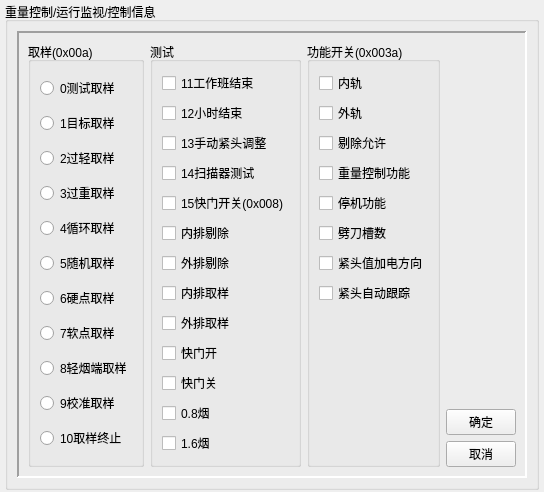
          <widget class="QWidget" name="page_5">
           <layout class="QVBoxLayout" name="verticalLayout_96">
            <property name="spacing">
             <number>6</number>
            </property>
            <property name="leftMargin">
             <number>5</number>
            </property>
            <property name="topMargin">
             <number>2</number>
            </property>
            <property name="rightMargin">
             <number>5</number>
            </property>
            <property name="bottomMargin">
             <number>2</number>
            </property>
            <item>
             <widget class="QGroupBox" name="groupBox_48">
              <property name="title">
               <string>重量控制/运行监视/控制信息</string>
              </property>
              <layout class="QVBoxLayout" name="verticalLayout_97">
               <item>
                <widget class="QFrame" name="frame_47">
                 <property name="frameShape">
                  <enum>QFrame::Panel</enum>
                 </property>
                 <property name="frameShadow">
                  <enum>QFrame::Sunken</enum>
                 </property>
                 <property name="lineWidth">
                  <number>2</number>
                 </property>
                 <layout class="QHBoxLayout" name="horizontalLayout_69">
                  <item>
                   <widget class="QGroupBox" name="groupBox_49">
                    <property name="title">
                     <string>取样(0x00a)</string>
                    </property>
                    <layout class="QVBoxLayout" name="verticalLayout_98">
                     <item>
                      <widget class="QRadioButton" name="radioButton">
                       <property name="focusPolicy">
                        <enum>Qt::NoFocus</enum>
                       </property>
                       <property name="text">
                        <string>0测试取样</string>
                       </property>
                      </widget>
                     </item>
                     <item>
                      <widget class="QRadioButton" name="radioButton_2">
                       <property name="focusPolicy">
                        <enum>Qt::NoFocus</enum>
                       </property>
                       <property name="text">
                        <string>1目标取样</string>
                       </property>
                      </widget>
                     </item>
                     <item>
                      <widget class="QRadioButton" name="radioButton_3">
                       <property name="focusPolicy">
                        <enum>Qt::NoFocus</enum>
                       </property>
                       <property name="text">
                        <string>2过轻取样</string>
                       </property>
                      </widget>
                     </item>
                     <item>
                      <widget class="QRadioButton" name="radioButton_4">
                       <property name="focusPolicy">
                        <enum>Qt::NoFocus</enum>
                       </property>
                       <property name="text">
                        <string>3过重取样</string>
                       </property>
                      </widget>
                     </item>
                     <item>
                      <widget class="QRadioButton" name="radioButton_5">
                       <property name="focusPolicy">
                        <enum>Qt::NoFocus</enum>
                       </property>
                       <property name="text">
                        <string>4循环取样</string>
                       </property>
                      </widget>
                     </item>
                     <item>
                      <widget class="QRadioButton" name="radioButton_6">
                       <property name="focusPolicy">
                        <enum>Qt::NoFocus</enum>
                       </property>
                       <property name="text">
                        <string>5随机取样</string>
                       </property>
                      </widget>
                     </item>
                     <item>
                      <widget class="QRadioButton" name="radioButton_7">
                       <property name="focusPolicy">
                        <enum>Qt::NoFocus</enum>
                       </property>
                       <property name="text">
                        <string>6硬点取样</string>
                       </property>
                      </widget>
                     </item>
                     <item>
                      <widget class="QRadioButton" name="radioButton_8">
                       <property name="focusPolicy">
                        <enum>Qt::NoFocus</enum>
                       </property>
                       <property name="text">
                        <string>7软点取样</string>
                       </property>
                      </widget>
                     </item>
                     <item>
                      <widget class="QRadioButton" name="radioButton_9">
                       <property name="focusPolicy">
                        <enum>Qt::NoFocus</enum>
                       </property>
                       <property name="text">
                        <string>8轻烟端取样</string>
                       </property>
                      </widget>
                     </item>
                     <item>
                      <widget class="QRadioButton" name="radioButton_10">
                       <property name="focusPolicy">
                        <enum>Qt::NoFocus</enum>
                       </property>
                       <property name="text">
                        <string>9校准取样</string>
                       </property>
                      </widget>
                     </item>
                     <item>
                      <widget class="QRadioButton" name="radioButton_11">
                       <property name="focusPolicy">
                        <enum>Qt::NoFocus</enum>
                       </property>
                       <property name="text">
                        <string>10取样终止</string>
                       </property>
                      </widget>
                     </item>
                    </layout>
                   </widget>
                  </item>
                  <item>
                   <widget class="QGroupBox" name="groupBox_50">
                    <property name="title">
                     <string>测试</string>
                    </property>
                    <layout class="QVBoxLayout" name="verticalLayout_99">
                     <item>
                      <widget class="QCheckBox" name="checkBox_104">
                       <property name="focusPolicy">
                        <enum>Qt::NoFocus</enum>
                       </property>
                       <property name="text">
                        <string>11工作班结束</string>
                       </property>
                      </widget>
                     </item>
                     <item>
                      <widget class="QCheckBox" name="checkBox_105">
                       <property name="focusPolicy">
                        <enum>Qt::NoFocus</enum>
                       </property>
                       <property name="text">
                        <string>12小时结束</string>
                       </property>
                      </widget>
                     </item>
                     <item>
                      <widget class="QCheckBox" name="checkBox_106">
                       <property name="focusPolicy">
                        <enum>Qt::NoFocus</enum>
                       </property>
                       <property name="text">
                        <string>13手动紧头调整</string>
                       </property>
                      </widget>
                     </item>
                     <item>
                      <widget class="QCheckBox" name="checkBox_107">
                       <property name="focusPolicy">
                        <enum>Qt::NoFocus</enum>
                       </property>
                       <property name="text">
                        <string>14扫描器测试</string>
                       </property>
                      </widget>
                     </item>
                     <item>
                      <widget class="QCheckBox" name="checkBox_108">
                       <property name="focusPolicy">
                        <enum>Qt::NoFocus</enum>
                       </property>
                       <property name="text">
                        <string>15快门开关(0x008)</string>
                       </property>
                      </widget>
                     </item>
                     <item>
                      <widget class="QCheckBox" name="checkBox_191">
                       <property name="focusPolicy">
                        <enum>Qt::NoFocus</enum>
                       </property>
                       <property name="text">
                        <string>内排剔除</string>
                       </property>
                      </widget>
                     </item>
                     <item>
                      <widget class="QCheckBox" name="checkBox_109">
                       <property name="focusPolicy">
                        <enum>Qt::NoFocus</enum>
                       </property>
                       <property name="text">
                        <string>外排剔除</string>
                       </property>
                      </widget>
                     </item>
                     <item>
                      <widget class="QCheckBox" name="checkBox_192">
                       <property name="focusPolicy">
                        <enum>Qt::NoFocus</enum>
                       </property>
                       <property name="text">
                        <string>内排取样</string>
                       </property>
                      </widget>
                     </item>
                     <item>
                      <widget class="QCheckBox" name="checkBox_110">
                       <property name="focusPolicy">
                        <enum>Qt::NoFocus</enum>
                       </property>
                       <property name="text">
                        <string>外排取样</string>
                       </property>
                      </widget>
                     </item>
                     <item>
                      <widget class="QCheckBox" name="checkBox_195">
                       <property name="focusPolicy">
                        <enum>Qt::NoFocus</enum>
                       </property>
                       <property name="text">
                        <string>快门开</string>
                       </property>
                      </widget>
                     </item>
                     <item>
                      <widget class="QCheckBox" name="checkBox_190">
                       <property name="focusPolicy">
                        <enum>Qt::NoFocus</enum>
                       </property>
                       <property name="text">
                        <string>快门关</string>
                       </property>
                      </widget>
                     </item>
                     <item>
                      <widget class="QCheckBox" name="checkBox_194">
                       <property name="focusPolicy">
                        <enum>Qt::NoFocus</enum>
                       </property>
                       <property name="text">
                        <string>0.8烟</string>
                       </property>
                      </widget>
                     </item>
                     <item>
                      <widget class="QCheckBox" name="checkBox_193">
                       <property name="focusPolicy">
                        <enum>Qt::NoFocus</enum>
                       </property>
                       <property name="text">
                        <string>1.6烟</string>
                       </property>
                      </widget>
                     </item>
                    </layout>
                   </widget>
                  </item>
                  <item>
                   <widget class="QGroupBox" name="groupBox_51">
                    <property name="title">
                     <string>功能开关(0x003a)</string>
                    </property>
                    <layout class="QVBoxLayout" name="verticalLayout_100">
                     <item>
                      <widget class="QCheckBox" name="checkBox_196">
                       <property name="focusPolicy">
                        <enum>Qt::NoFocus</enum>
                       </property>
                       <property name="text">
                        <string>内轨</string>
                       </property>
                      </widget>
                     </item>
                     <item>
                      <widget class="QCheckBox" name="checkBox_197">
                       <property name="focusPolicy">
                        <enum>Qt::NoFocus</enum>
                       </property>
                       <property name="text">
                        <string>外轨</string>
                       </property>
                      </widget>
                     </item>
                     <item>
                      <widget class="QCheckBox" name="checkBox_198">
                       <property name="focusPolicy">
                        <enum>Qt::NoFocus</enum>
                       </property>
                       <property name="text">
                        <string>剔除允许</string>
                       </property>
                      </widget>
                     </item>
                     <item>
                      <widget class="QCheckBox" name="checkBox_199">
                       <property name="focusPolicy">
                        <enum>Qt::NoFocus</enum>
                       </property>
                       <property name="text">
                        <string>重量控制功能</string>
                       </property>
                      </widget>
                     </item>
                     <item>
                      <widget class="QCheckBox" name="checkBox_200">
                       <property name="focusPolicy">
                        <enum>Qt::NoFocus</enum>
                       </property>
                       <property name="text">
                        <string>停机功能</string>
                       </property>
                      </widget>
                     </item>
                     <item>
                      <widget class="QCheckBox" name="checkBox_201">
                       <property name="focusPolicy">
                        <enum>Qt::NoFocus</enum>
                       </property>
                       <property name="text">
                        <string>劈刀槽数</string>
                       </property>
                      </widget>
                     </item>
                     <item>
                      <widget class="QCheckBox" name="checkBox_202">
                       <property name="focusPolicy">
                        <enum>Qt::NoFocus</enum>
                       </property>
                       <property name="text">
                        <string>紧头值加电方向</string>
                       </property>
                      </widget>
                     </item>
                     <item>
                      <widget class="QCheckBox" name="checkBox_203">
                       <property name="focusPolicy">
                        <enum>Qt::NoFocus</enum>
                       </property>
                       <property name="text">
                        <string>紧头自动跟踪</string>
                       </property>
                      </widget>
                     </item>
                     <item>
                      <spacer name="verticalSpacer_13">
                       <property name="orientation">
                        <enum>Qt::Vertical</enum>
                       </property>
                       <property name="sizeHint" stdset="0">
                        <size>
                         <width>20</width>
                         <height>40</height>
                        </size>
                       </property>
                      </spacer>
                     </item>
                    </layout>
                   </widget>
                  </item>
                  <item>
                   <layout class="QVBoxLayout" name="verticalLayout_101">
                    <item>
                     <spacer name="verticalSpacer_14">
                      <property name="orientation">
                       <enum>Qt::Vertical</enum>
                      </property>
                      <property name="sizeHint" stdset="0">
                       <size>
                        <width>17</width>
                        <height>37</height>
                       </size>
                      </property>
                     </spacer>
                    </item>
                    <item>
                     <widget class="QPushButton" name="pb_ok2">
                      <property name="sizePolicy">
                       <sizepolicy hsizetype="Fixed" vsizetype="Fixed">
                        <horstretch>0</horstretch>
                        <verstretch>0</verstretch>
                       </sizepolicy>
                      </property>
                      <property name="minimumSize">
                       <size>
                        <width>70</width>
                        <height>0</height>
                       </size>
                      </property>
                      <property name="maximumSize">
                       <size>
                        <width>70</width>
                        <height>16777215</height>
                       </size>
                      </property>
                      <property name="text">
                       <string>确定</string>
                      </property>
                     </widget>
                    </item>
                    <item>
                     <widget class="QPushButton" name="pb_cancel2">
                      <property name="sizePolicy">
                       <sizepolicy hsizetype="Fixed" vsizetype="Fixed">
                        <horstretch>0</horstretch>
                        <verstretch>0</verstretch>
                       </sizepolicy>
                      </property>
                      <property name="minimumSize">
                       <size>
                        <width>70</width>
                        <height>0</height>
                       </size>
                      </property>
                      <property name="maximumSize">
                       <size>
                        <width>70</width>
                        <height>16777215</height>
                       </size>
                      </property>
                      <property name="text">
                       <string>取消</string>
                      </property>
                     </widget>
                    </item>
                   </layout>
                  </item>
                 </layout>
                </widget>
               </item>
              </layout>
             </widget>
            </item>
           </layout>
          </widget>
